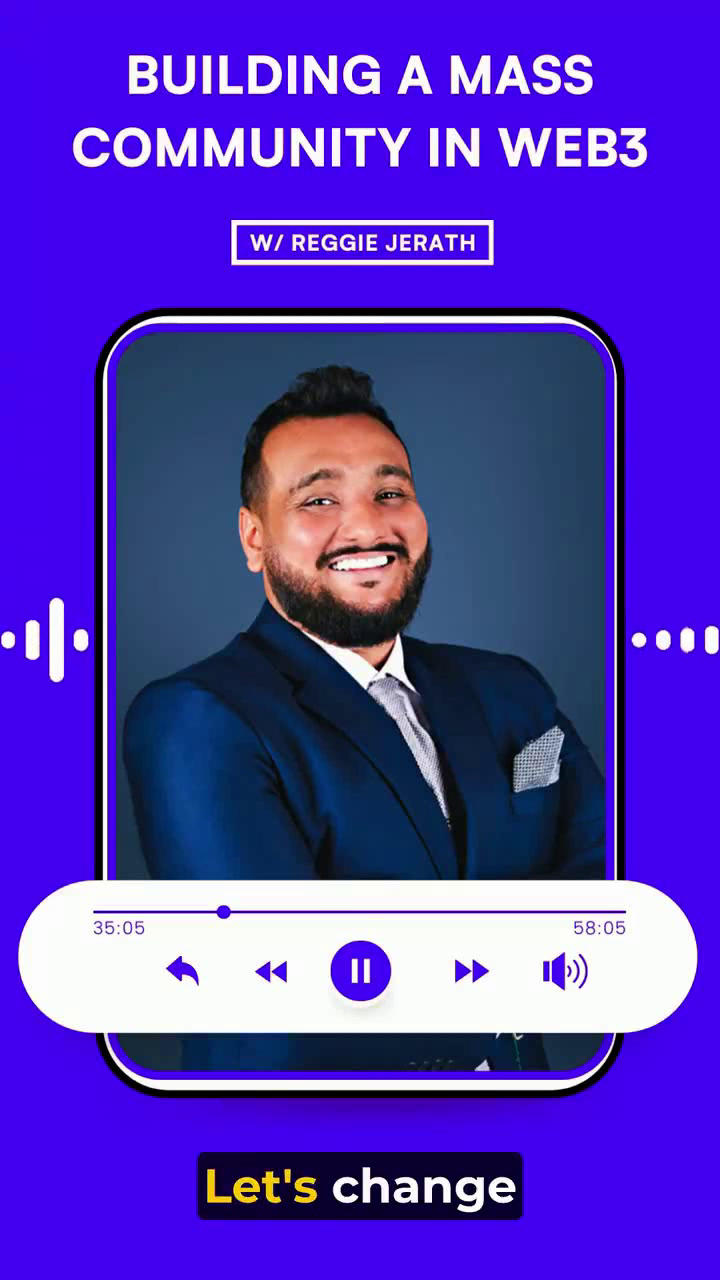
#> input picture frame 6 of lab1_read_image&video/video/output_video.mp4, 720 x 1280 px, given in place of input_video.mp4, which was not available
$ python UnAdecvatVideoDetection.py
#> lines starting #> are read from the running program, lines starting #| are printed output that depends on the picture; after the words box and inside, x2 and y2 are one past the last pixel; in counts of white or black regions, pixels touching at a corner belong together; pictures that were not available may be replaced by others from this repository, and a replacement may not be noted
import cv2

cap = cv2.VideoCapture('input_video.mp4')

frame_width = int(cap.get(3))
frame_height = int(cap.get(4))
fps = cap.get(cv2.CAP_PROP_FPS)

# Инициализируем объект для записи видео
out = cv2.VideoWriter('output_video.mp4',
                      cv2.VideoWriter_fourcc(*'mp4v'),
                      fps, (frame_width, frame_height))

ret, frame1 = cap.read()
#> frame1 is the input picture: shape (1280, 720, 3); mean B, G, R 184, 56.6, 85.9
if not ret:
    print("Не удалось прочитать видеофайл.")
    cap.release()
    out.release()
    exit()

# Преобразуем кадр в оттенки серого и применяем размытие Гаусса
gray1 = cv2.cvtColor(frame1, cv2.COLOR_BGR2GRAY)
gray1 = cv2.GaussianBlur(gray1, (21, 21), 0)
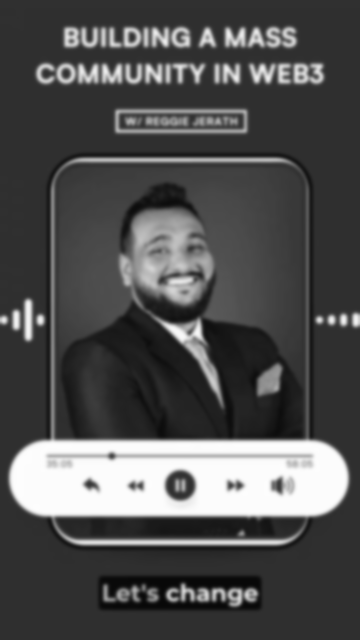
#> gray1: shape (1280, 720) (shown at 1/2 size); min 8, max 253, mean 79.7

while True:
    ret, frame2 = cap.read()
    if not ret:
        break

    # Преобразуем кадр в оттенки серого и применяем размытие Гаусса
    gray2 = cv2.cvtColor(frame2, cv2.COLOR_BGR2GRAY)
    gray2 = cv2.GaussianBlur(gray2, (21, 21), 0)

    # Вычисляем разницу между кадрами с помощью побитовой операции XOR
    frame_diff = cv2.bitwise_xor(gray1, gray2)

    # Применяем пороговое значение для выделения движущихся областей
    _, thresh = cv2.threshold(frame_diff, 25, 255, cv2.THRESH_BINARY)
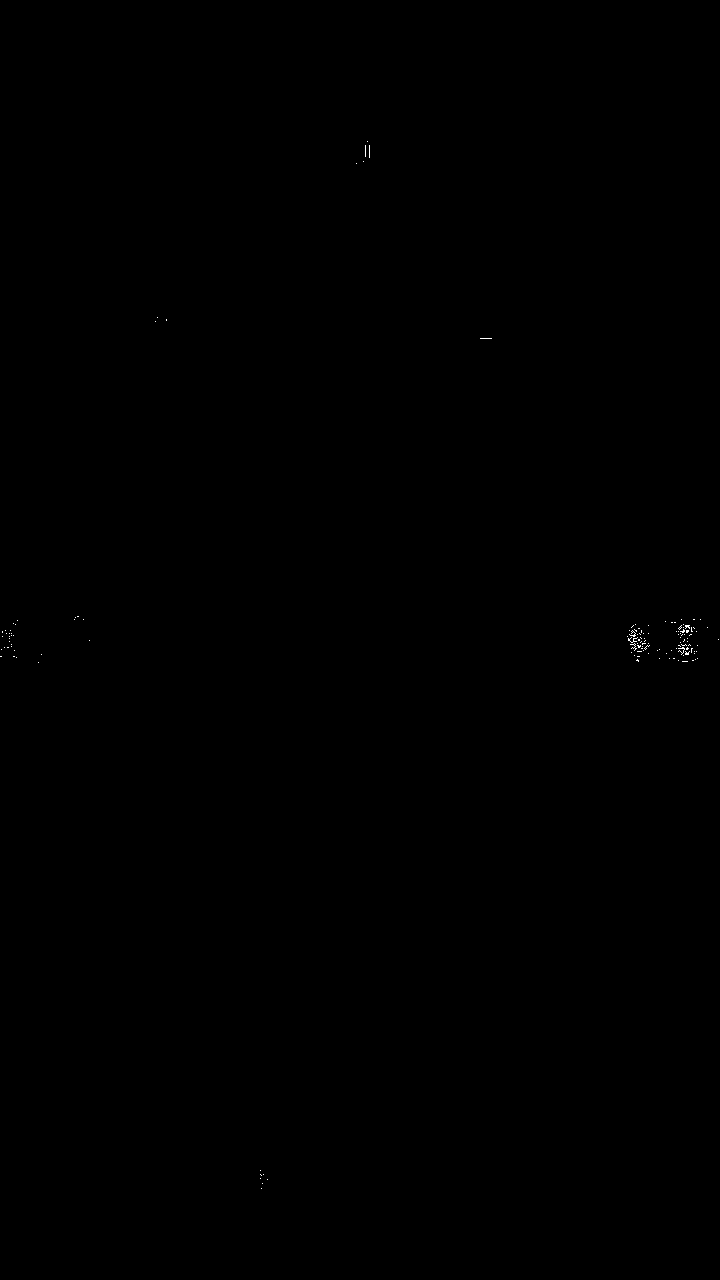
#> thresh: shape (1280, 720); 0.04% white in thin lines or dots, all inside (x1, y1, x2, y2) = (0, 141, 719, 1189)

    # Увеличиваем изображение для заполнения "дырок"
    thresh = cv2.dilate(thresh, None, iterations=2)
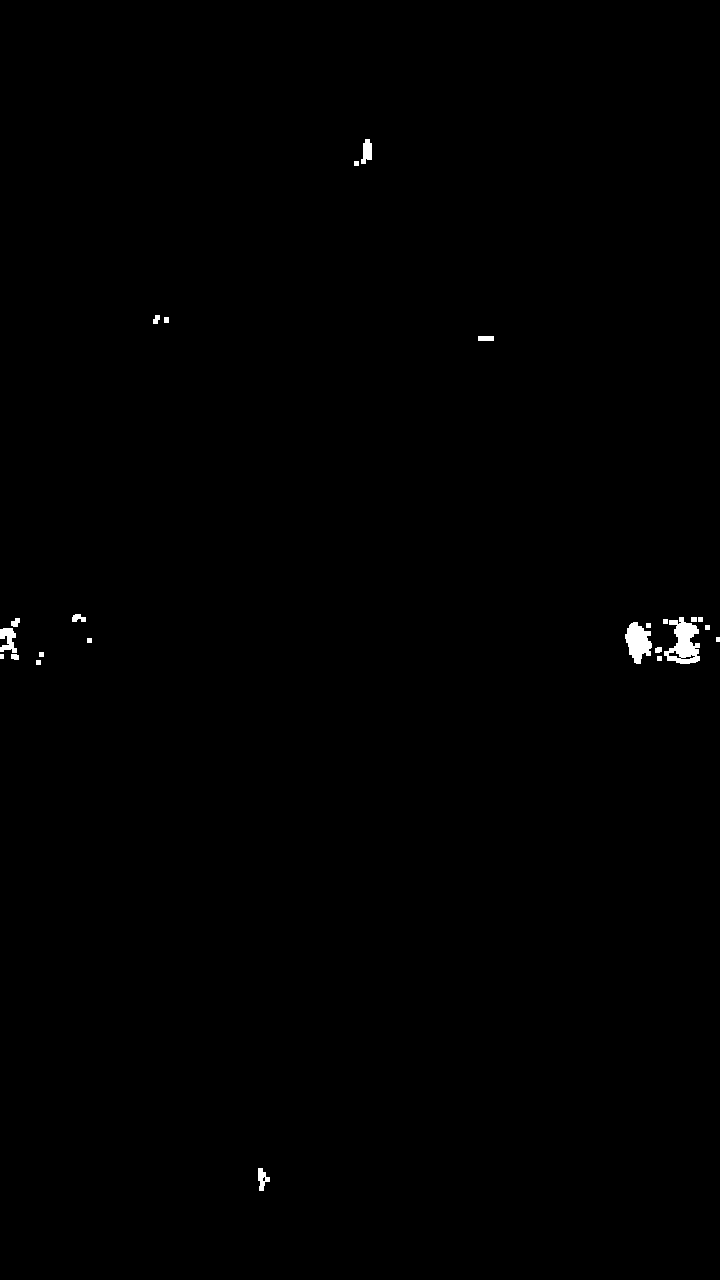
#> thresh: shape (1280, 720); 0.33% white; 24 white regions

    # Находим контуры
    contours, _ = cv2.findContours(thresh.copy(), cv2.RETR_EXTERNAL, cv2.CHAIN_APPROX_SIMPLE)
#> contours = 24 contours, 11 with area under 20; largest, box (x1, y1, x2, y2) and area: (664, 617, 700, 664) 930, (625, 622, 652, 664) 666, (0, 628, 17, 653) 225, (361, 139, 372, 164) 160, (258, 1168, 270, 1191) 131

    movement = False
    for contour in contours:
        if cv2.contourArea(contour) > 500:  # Порог площади контура
            movement = True
            # Рисуем прямоугольник вокруг движущегося объекта
            (x, y, w, h) = cv2.boundingRect(contour)
            cv2.rectangle(frame2, (x, y), (x + w, y + h), (0, 255, 0), 2)
#> this loop made 24 passes
#> (movement, x, y, w, h) on passes 13, 18: (True, 625, 622, 27, 42), (True, 664, 617, 36, 47)
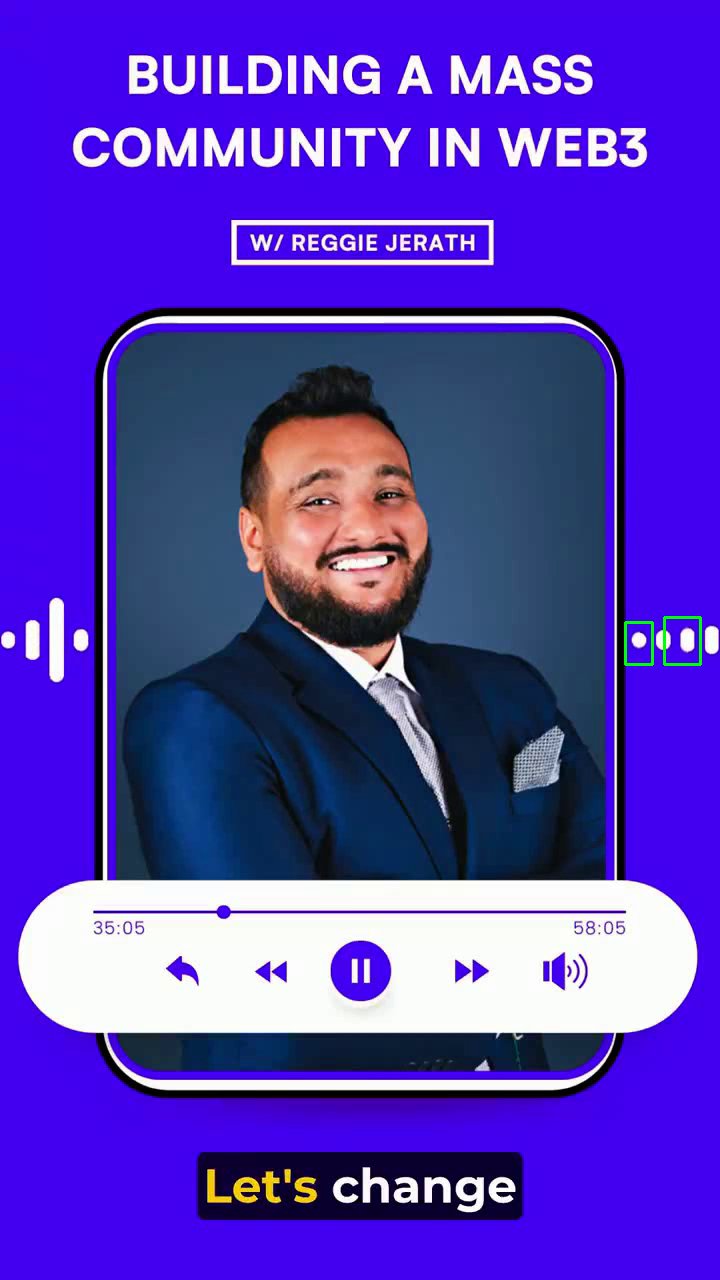
#> frame2: shape (1280, 720, 3); mean B, G, R 183.7, 56.8, 85.9

    # Если было движение, записываем кадр
    if movement:
        out.write(frame2)

    # Отображаем кадр
    cv2.imshow('Video', frame2)

    # Обновляем предыдущий кадр
    gray1 = gray2.copy()

    # Прерываем цикл по нажатию клавиши 'q'
    if cv2.waitKey(1) & 0xFF == ord('q'):
#> (key q is pressed here)
        break

# Освобождаем ресурсы
cap.release()
out.release()
cv2.destroyAllWindows()

$ run again, starting later in the video
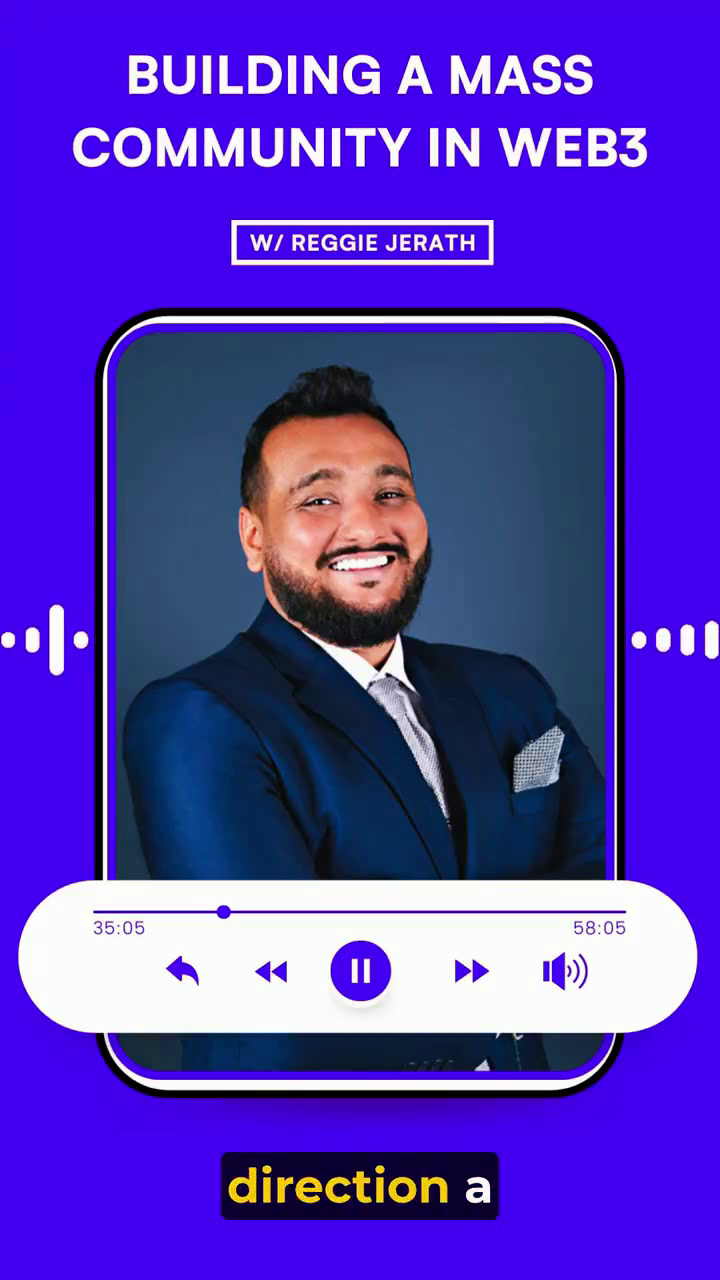
#> input picture frame 27 of lab1_read_image&video/video/output_video.mp4, 720 x 1280 px, given in place of input_video.mp4, which was not available
#> frame1 is the input picture: shape (1280, 720, 3); mean B, G, R 184.1, 56.2, 86
#> `thresh = cv2.dilate(thresh, None, iterations=2)`:
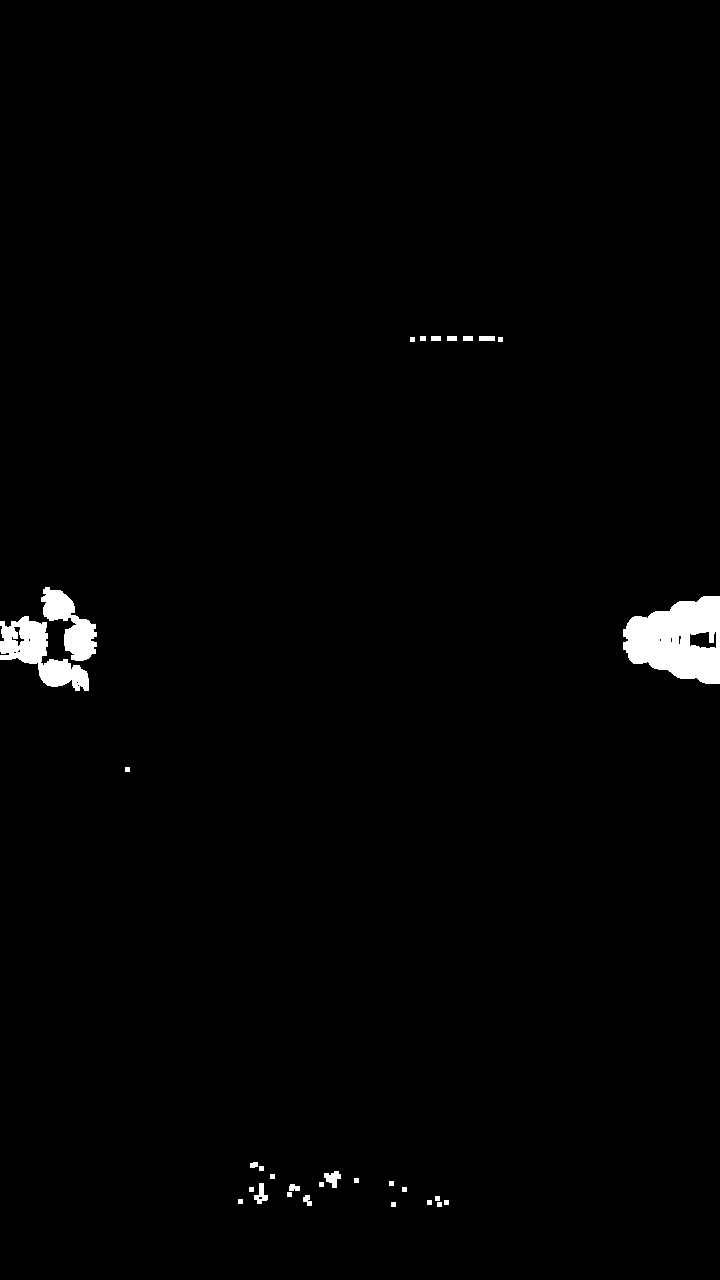
#> thresh: shape (1280, 720); 1.3% white; 30 white regions
#> contours = 30 contours, 17 with area under 20; largest, box (x1, y1, x2, y2) and area: (623, 596, 720, 684) 6134, (0, 616, 89, 691) 2758, (41, 587, 97, 661) 1801, (324, 1171, 341, 1188) 139, (254, 1183, 268, 1204) 124
#> the loop `for contour in contours:` made 30 passes
#> (x, y, w, h) on passes 21 to 23: (0, 616, 89, 75), (623, 596, 97, 88), (41, 587, 56, 74)
#> after the loop `for contour in contours:`:
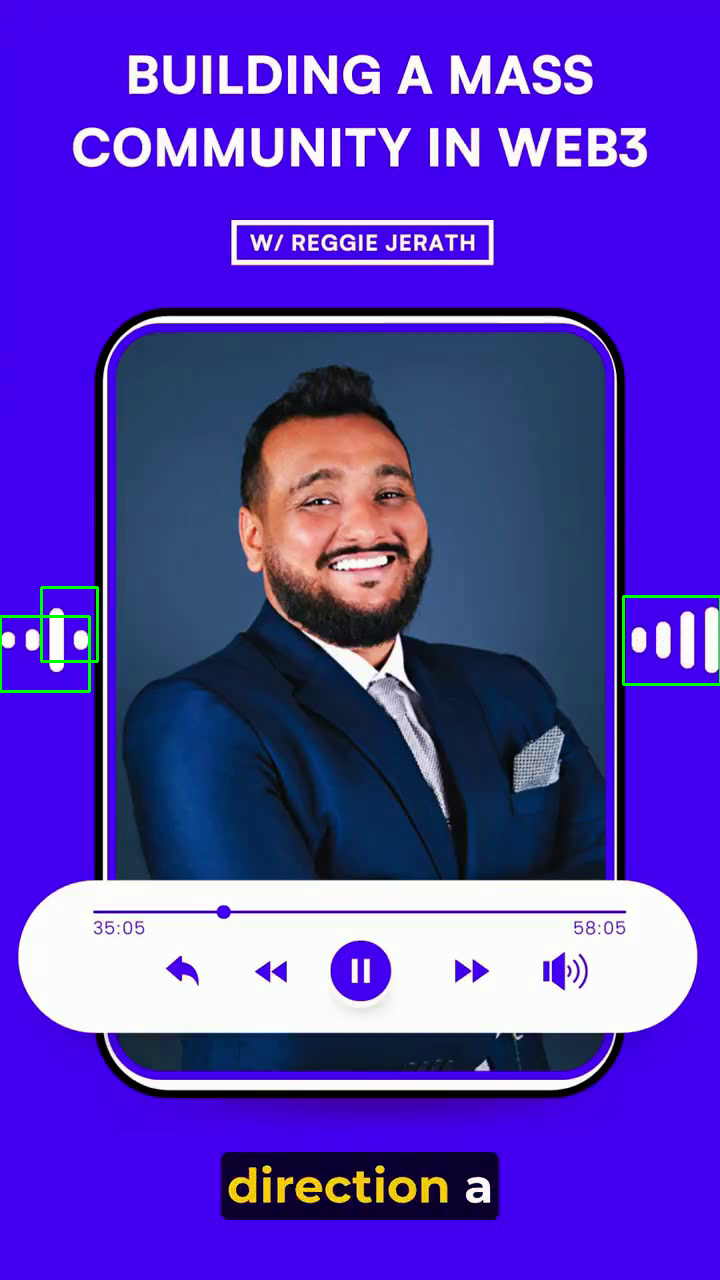
#> frame2: shape (1280, 720, 3); mean B, G, R 183.6, 57.2, 86

$ run again, starting later in the video
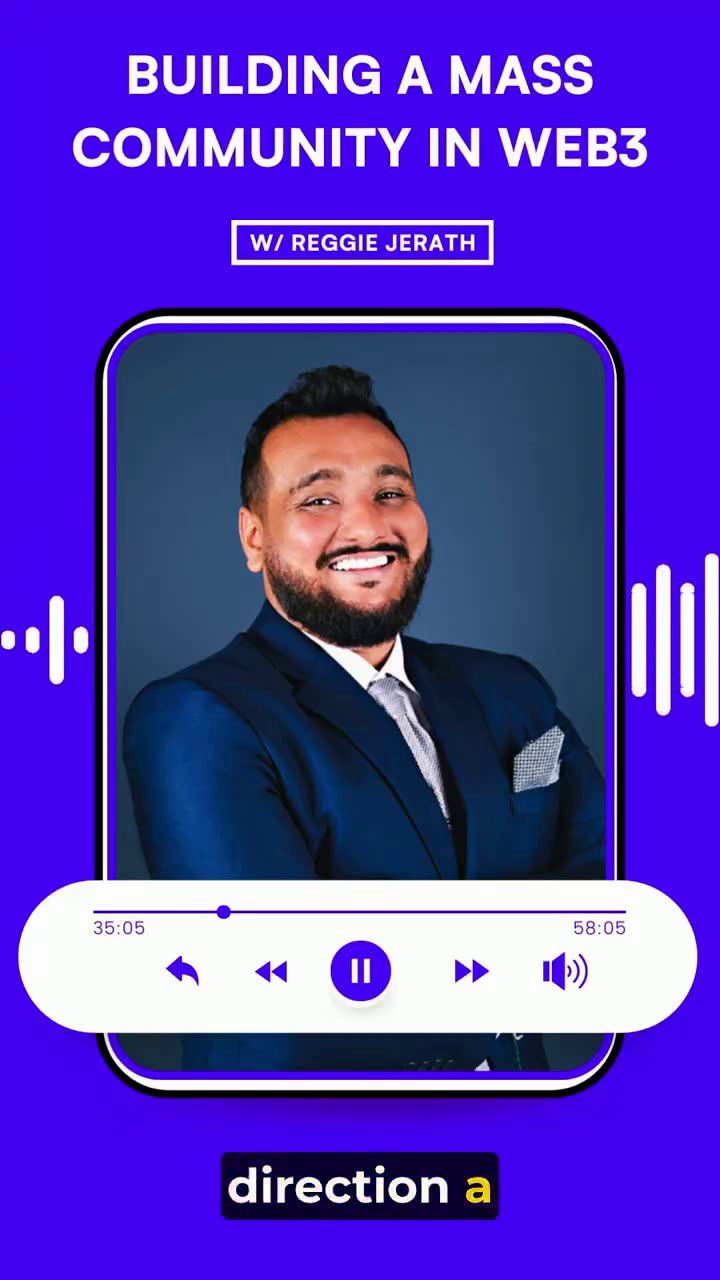
#> input picture frame 48 of lab1_read_image&video/video/output_video.mp4, 720 x 1280 px, given in place of input_video.mp4, which was not available
#> frame1 is the input picture: shape (1280, 720, 3); mean B, G, R 184.8, 58.2, 87.3
#> `thresh = cv2.dilate(thresh, None, iterations=2)`:
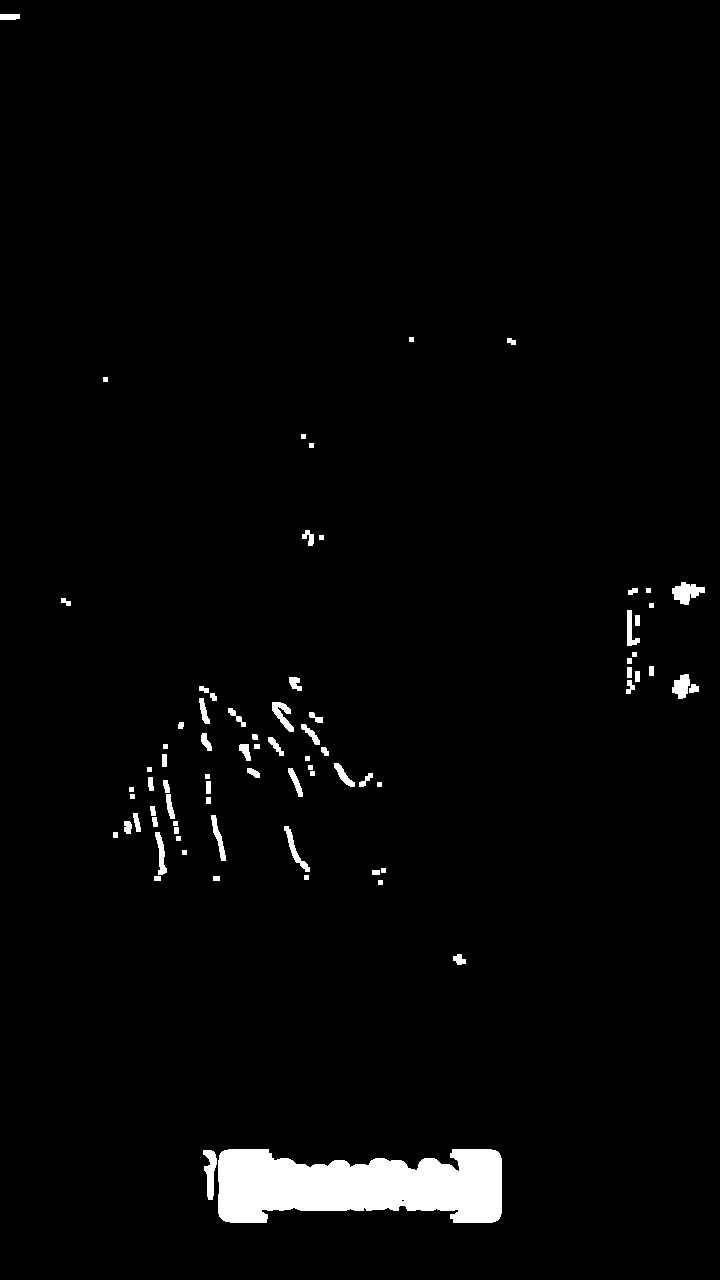
#> thresh: shape (1280, 720); 2.5% white; 78 white regions
#> contours = 78 contours, 23 with area under 20; largest, box (x1, y1, x2, y2) and area: (218, 1149, 502, 1223) 15720, (672, 582, 705, 605) 390, (203, 1150, 217, 1200) 347, (672, 674, 690, 699) 270, (272, 702, 294, 732) 256
#> the loop `for contour in contours:` made 78 passes
#> (movement, x, y, w, h) on pass 2: (True, 218, 1149, 284, 74)
#> after the loop `for contour in contours:`:
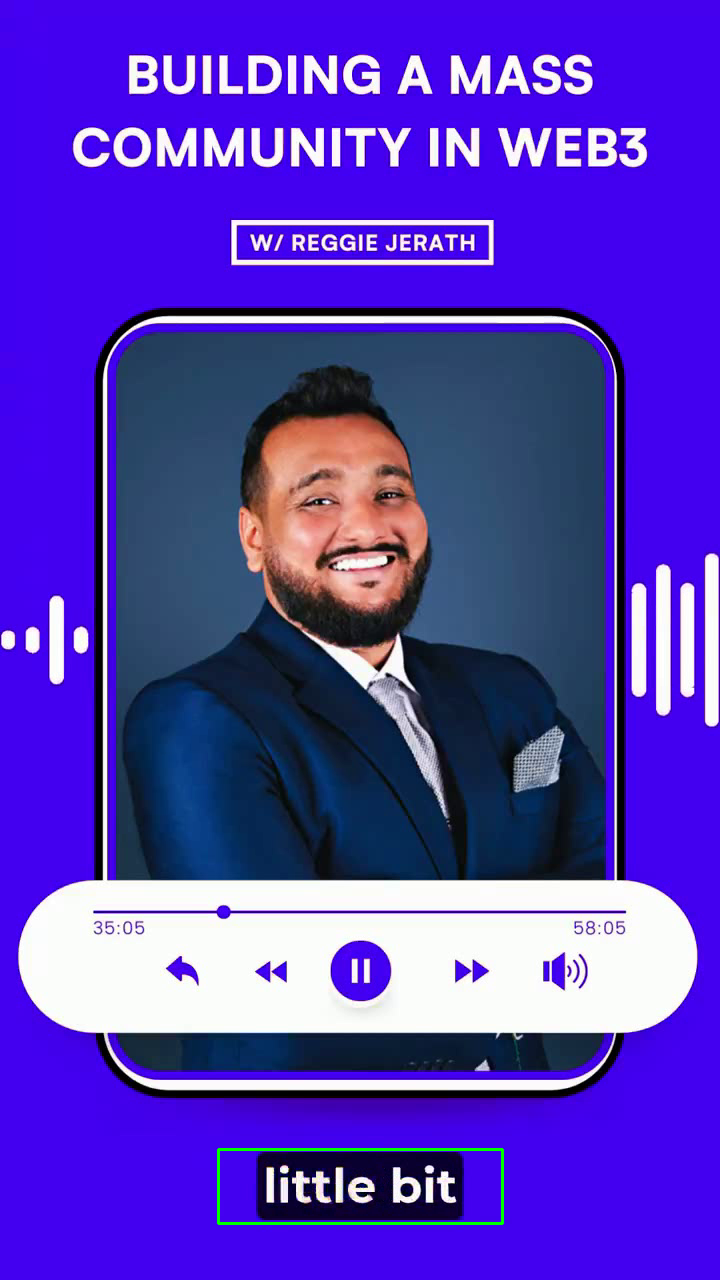
#> frame2: shape (1280, 720, 3); mean B, G, R 185.2, 58.6, 87.3
